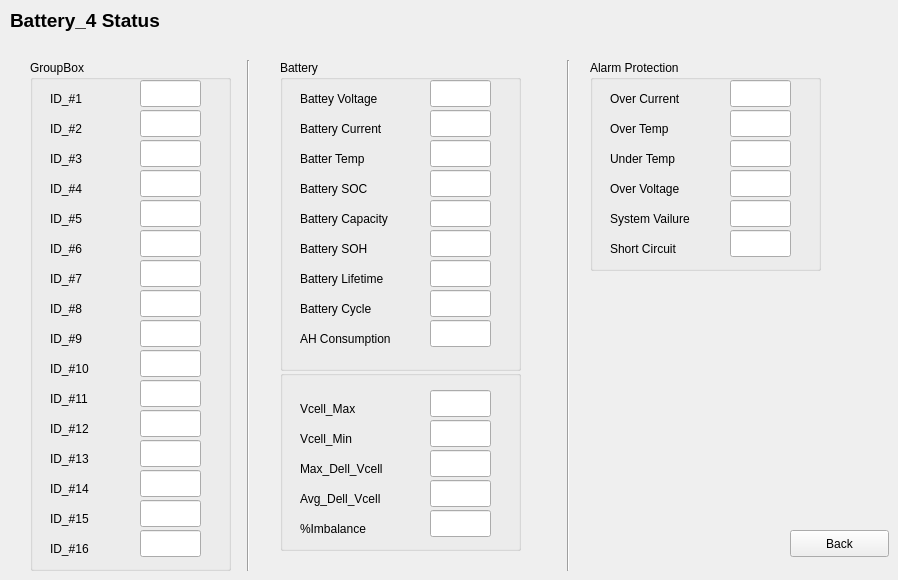
    <widget class="QWidget" name="page_5">
     <widget class="QPushButton" name="pushButton_5">
      <property name="geometry">
       <rect>
        <x>790</x>
        <y>530</y>
        <width>99</width>
        <height>27</height>
       </rect>
      </property>
      <property name="text">
       <string>Back</string>
      </property>
     </widget>
     <widget class="QLabel" name="label_164">
      <property name="geometry">
       <rect>
        <x>10</x>
        <y>10</y>
        <width>161</width>
        <height>21</height>
       </rect>
      </property>
      <property name="font">
       <font>
        <pointsize>14</pointsize>
        <weight>75</weight>
        <bold>true</bold>
       </font>
      </property>
      <property name="text">
       <string>Battery_4 Status</string>
      </property>
     </widget>
     <widget class="Line" name="line_8">
      <property name="geometry">
       <rect>
        <x>560</x>
        <y>60</y>
        <width>16</width>
        <height>511</height>
       </rect>
      </property>
      <property name="orientation">
       <enum>Qt::Vertical</enum>
      </property>
     </widget>
     <widget class="QGroupBox" name="groupBox_22">
      <property name="geometry">
       <rect>
        <x>280</x>
        <y>370</y>
        <width>241</width>
        <height>181</height>
       </rect>
      </property>
      <property name="title">
       <string/>
      </property>
      <widget class="QLabel" name="label_165">
       <property name="geometry">
        <rect>
         <x>20</x>
         <y>30</y>
         <width>121</width>
         <height>17</height>
        </rect>
       </property>
       <property name="text">
        <string>Vcell_Max</string>
       </property>
      </widget>
      <widget class="QLabel" name="label_166">
       <property name="geometry">
        <rect>
         <x>20</x>
         <y>60</y>
         <width>101</width>
         <height>17</height>
        </rect>
       </property>
       <property name="text">
        <string>Vcell_Min</string>
       </property>
      </widget>
      <widget class="QLabel" name="label_167">
       <property name="geometry">
        <rect>
         <x>20</x>
         <y>90</y>
         <width>111</width>
         <height>17</height>
        </rect>
       </property>
       <property name="text">
        <string>Max_Dell_Vcell</string>
       </property>
      </widget>
      <widget class="QLabel" name="label_168">
       <property name="geometry">
        <rect>
         <x>20</x>
         <y>120</y>
         <width>111</width>
         <height>17</height>
        </rect>
       </property>
       <property name="text">
        <string>Avg_Dell_Vcell</string>
       </property>
      </widget>
      <widget class="QLabel" name="label_169">
       <property name="geometry">
        <rect>
         <x>20</x>
         <y>150</y>
         <width>121</width>
         <height>17</height>
        </rect>
       </property>
       <property name="text">
        <string>%Imbalance</string>
       </property>
      </widget>
      <widget class="QLineEdit" name="lineEdit_145">
       <property name="geometry">
        <rect>
         <x>150</x>
         <y>20</y>
         <width>61</width>
         <height>27</height>
        </rect>
       </property>
      </widget>
      <widget class="QLineEdit" name="lineEdit_146">
       <property name="geometry">
        <rect>
         <x>150</x>
         <y>50</y>
         <width>61</width>
         <height>27</height>
        </rect>
       </property>
      </widget>
      <widget class="QLineEdit" name="lineEdit_147">
       <property name="geometry">
        <rect>
         <x>150</x>
         <y>80</y>
         <width>61</width>
         <height>27</height>
        </rect>
       </property>
      </widget>
      <widget class="QLineEdit" name="lineEdit_148">
       <property name="geometry">
        <rect>
         <x>150</x>
         <y>110</y>
         <width>61</width>
         <height>27</height>
        </rect>
       </property>
      </widget>
      <widget class="QLineEdit" name="lineEdit_149">
       <property name="geometry">
        <rect>
         <x>150</x>
         <y>140</y>
         <width>61</width>
         <height>27</height>
        </rect>
       </property>
      </widget>
     </widget>
     <widget class="QGroupBox" name="groupBox_23">
      <property name="geometry">
       <rect>
        <x>30</x>
        <y>60</y>
        <width>201</width>
        <height>511</height>
       </rect>
      </property>
      <property name="title">
       <string>GroupBox</string>
      </property>
      <widget class="QLabel" name="label_170">
       <property name="geometry">
        <rect>
         <x>20</x>
         <y>30</y>
         <width>121</width>
         <height>17</height>
        </rect>
       </property>
       <property name="text">
        <string>ID_#1</string>
       </property>
      </widget>
      <widget class="QLabel" name="label_171">
       <property name="geometry">
        <rect>
         <x>20</x>
         <y>60</y>
         <width>101</width>
         <height>17</height>
        </rect>
       </property>
       <property name="text">
        <string>ID_#2</string>
       </property>
      </widget>
      <widget class="QLabel" name="label_172">
       <property name="geometry">
        <rect>
         <x>20</x>
         <y>90</y>
         <width>111</width>
         <height>17</height>
        </rect>
       </property>
       <property name="text">
        <string>ID_#3</string>
       </property>
      </widget>
      <widget class="QLabel" name="label_173">
       <property name="geometry">
        <rect>
         <x>20</x>
         <y>120</y>
         <width>111</width>
         <height>17</height>
        </rect>
       </property>
       <property name="text">
        <string>ID_#4</string>
       </property>
      </widget>
      <widget class="QLabel" name="label_174">
       <property name="geometry">
        <rect>
         <x>20</x>
         <y>150</y>
         <width>121</width>
         <height>17</height>
        </rect>
       </property>
       <property name="text">
        <string>ID_#5</string>
       </property>
      </widget>
      <widget class="QLineEdit" name="lineEdit_150">
       <property name="geometry">
        <rect>
         <x>110</x>
         <y>20</y>
         <width>61</width>
         <height>27</height>
        </rect>
       </property>
      </widget>
      <widget class="QLineEdit" name="lineEdit_151">
       <property name="geometry">
        <rect>
         <x>110</x>
         <y>50</y>
         <width>61</width>
         <height>27</height>
        </rect>
       </property>
      </widget>
      <widget class="QLineEdit" name="lineEdit_152">
       <property name="geometry">
        <rect>
         <x>110</x>
         <y>80</y>
         <width>61</width>
         <height>27</height>
        </rect>
       </property>
      </widget>
      <widget class="QLineEdit" name="lineEdit_153">
       <property name="geometry">
        <rect>
         <x>110</x>
         <y>110</y>
         <width>61</width>
         <height>27</height>
        </rect>
       </property>
      </widget>
      <widget class="QLineEdit" name="lineEdit_154">
       <property name="geometry">
        <rect>
         <x>110</x>
         <y>140</y>
         <width>61</width>
         <height>27</height>
        </rect>
       </property>
      </widget>
      <widget class="QLabel" name="label_175">
       <property name="geometry">
        <rect>
         <x>20</x>
         <y>180</y>
         <width>121</width>
         <height>17</height>
        </rect>
       </property>
       <property name="text">
        <string>ID_#6</string>
       </property>
      </widget>
      <widget class="QLabel" name="label_176">
       <property name="geometry">
        <rect>
         <x>20</x>
         <y>210</y>
         <width>121</width>
         <height>17</height>
        </rect>
       </property>
       <property name="text">
        <string>ID_#7</string>
       </property>
      </widget>
      <widget class="QLabel" name="label_177">
       <property name="geometry">
        <rect>
         <x>20</x>
         <y>240</y>
         <width>121</width>
         <height>17</height>
        </rect>
       </property>
       <property name="text">
        <string>ID_#8</string>
       </property>
      </widget>
      <widget class="QLabel" name="label_178">
       <property name="geometry">
        <rect>
         <x>20</x>
         <y>270</y>
         <width>121</width>
         <height>17</height>
        </rect>
       </property>
       <property name="text">
        <string>ID_#9</string>
       </property>
      </widget>
      <widget class="QLabel" name="label_179">
       <property name="geometry">
        <rect>
         <x>20</x>
         <y>300</y>
         <width>121</width>
         <height>17</height>
        </rect>
       </property>
       <property name="text">
        <string>ID_#10</string>
       </property>
      </widget>
      <widget class="QLabel" name="label_180">
       <property name="geometry">
        <rect>
         <x>20</x>
         <y>330</y>
         <width>121</width>
         <height>17</height>
        </rect>
       </property>
       <property name="text">
        <string>ID_#11</string>
       </property>
      </widget>
      <widget class="QLabel" name="label_181">
       <property name="geometry">
        <rect>
         <x>20</x>
         <y>390</y>
         <width>121</width>
         <height>17</height>
        </rect>
       </property>
       <property name="text">
        <string>ID_#13</string>
       </property>
      </widget>
      <widget class="QLabel" name="label_182">
       <property name="geometry">
        <rect>
         <x>20</x>
         <y>360</y>
         <width>121</width>
         <height>17</height>
        </rect>
       </property>
       <property name="text">
        <string>ID_#12</string>
       </property>
      </widget>
      <widget class="QLabel" name="label_183">
       <property name="geometry">
        <rect>
         <x>20</x>
         <y>420</y>
         <width>121</width>
         <height>17</height>
        </rect>
       </property>
       <property name="text">
        <string>ID_#14</string>
       </property>
      </widget>
      <widget class="QLabel" name="label_184">
       <property name="geometry">
        <rect>
         <x>20</x>
         <y>450</y>
         <width>121</width>
         <height>17</height>
        </rect>
       </property>
       <property name="text">
        <string>ID_#15</string>
       </property>
      </widget>
      <widget class="QLabel" name="label_185">
       <property name="geometry">
        <rect>
         <x>20</x>
         <y>480</y>
         <width>121</width>
         <height>17</height>
        </rect>
       </property>
       <property name="text">
        <string>ID_#16</string>
       </property>
      </widget>
      <widget class="QLineEdit" name="lineEdit_155">
       <property name="geometry">
        <rect>
         <x>110</x>
         <y>290</y>
         <width>61</width>
         <height>27</height>
        </rect>
       </property>
      </widget>
      <widget class="QLineEdit" name="lineEdit_156">
       <property name="geometry">
        <rect>
         <x>110</x>
         <y>230</y>
         <width>61</width>
         <height>27</height>
        </rect>
       </property>
      </widget>
      <widget class="QLineEdit" name="lineEdit_157">
       <property name="geometry">
        <rect>
         <x>110</x>
         <y>260</y>
         <width>61</width>
         <height>27</height>
        </rect>
       </property>
      </widget>
      <widget class="QLineEdit" name="lineEdit_158">
       <property name="geometry">
        <rect>
         <x>110</x>
         <y>170</y>
         <width>61</width>
         <height>27</height>
        </rect>
       </property>
      </widget>
      <widget class="QLineEdit" name="lineEdit_159">
       <property name="geometry">
        <rect>
         <x>110</x>
         <y>200</y>
         <width>61</width>
         <height>27</height>
        </rect>
       </property>
      </widget>
      <widget class="QLineEdit" name="lineEdit_160">
       <property name="geometry">
        <rect>
         <x>110</x>
         <y>440</y>
         <width>61</width>
         <height>27</height>
        </rect>
       </property>
      </widget>
      <widget class="QLineEdit" name="lineEdit_161">
       <property name="geometry">
        <rect>
         <x>110</x>
         <y>380</y>
         <width>61</width>
         <height>27</height>
        </rect>
       </property>
      </widget>
      <widget class="QLineEdit" name="lineEdit_162">
       <property name="geometry">
        <rect>
         <x>110</x>
         <y>410</y>
         <width>61</width>
         <height>27</height>
        </rect>
       </property>
      </widget>
      <widget class="QLineEdit" name="lineEdit_163">
       <property name="geometry">
        <rect>
         <x>110</x>
         <y>320</y>
         <width>61</width>
         <height>27</height>
        </rect>
       </property>
      </widget>
      <widget class="QLineEdit" name="lineEdit_164">
       <property name="geometry">
        <rect>
         <x>110</x>
         <y>350</y>
         <width>61</width>
         <height>27</height>
        </rect>
       </property>
      </widget>
      <widget class="QLineEdit" name="lineEdit_165">
       <property name="geometry">
        <rect>
         <x>110</x>
         <y>470</y>
         <width>61</width>
         <height>27</height>
        </rect>
       </property>
      </widget>
     </widget>
     <widget class="QGroupBox" name="groupBox_24">
      <property name="geometry">
       <rect>
        <x>590</x>
        <y>60</y>
        <width>231</width>
        <height>211</height>
       </rect>
      </property>
      <property name="title">
       <string>Alarm Protection</string>
      </property>
      <widget class="QLabel" name="label_186">
       <property name="geometry">
        <rect>
         <x>20</x>
         <y>30</y>
         <width>121</width>
         <height>17</height>
        </rect>
       </property>
       <property name="text">
        <string>Over Current</string>
       </property>
      </widget>
      <widget class="QLabel" name="label_187">
       <property name="geometry">
        <rect>
         <x>20</x>
         <y>60</y>
         <width>101</width>
         <height>17</height>
        </rect>
       </property>
       <property name="text">
        <string>Over Temp</string>
       </property>
      </widget>
      <widget class="QLabel" name="label_188">
       <property name="geometry">
        <rect>
         <x>20</x>
         <y>90</y>
         <width>111</width>
         <height>17</height>
        </rect>
       </property>
       <property name="text">
        <string>Under Temp</string>
       </property>
      </widget>
      <widget class="QLabel" name="label_189">
       <property name="geometry">
        <rect>
         <x>20</x>
         <y>120</y>
         <width>111</width>
         <height>17</height>
        </rect>
       </property>
       <property name="text">
        <string>Over Voltage</string>
       </property>
      </widget>
      <widget class="QLabel" name="label_190">
       <property name="geometry">
        <rect>
         <x>20</x>
         <y>150</y>
         <width>121</width>
         <height>17</height>
        </rect>
       </property>
       <property name="text">
        <string>System Vailure</string>
       </property>
      </widget>
      <widget class="QLabel" name="label_191">
       <property name="geometry">
        <rect>
         <x>20</x>
         <y>180</y>
         <width>121</width>
         <height>17</height>
        </rect>
       </property>
       <property name="text">
        <string>Short Circuit</string>
       </property>
      </widget>
      <widget class="QLineEdit" name="lineEdit_166">
       <property name="geometry">
        <rect>
         <x>140</x>
         <y>20</y>
         <width>61</width>
         <height>27</height>
        </rect>
       </property>
      </widget>
      <widget class="QLineEdit" name="lineEdit_167">
       <property name="geometry">
        <rect>
         <x>140</x>
         <y>50</y>
         <width>61</width>
         <height>27</height>
        </rect>
       </property>
      </widget>
      <widget class="QLineEdit" name="lineEdit_168">
       <property name="geometry">
        <rect>
         <x>140</x>
         <y>80</y>
         <width>61</width>
         <height>27</height>
        </rect>
       </property>
      </widget>
      <widget class="QLineEdit" name="lineEdit_169">
       <property name="geometry">
        <rect>
         <x>140</x>
         <y>110</y>
         <width>61</width>
         <height>27</height>
        </rect>
       </property>
      </widget>
      <widget class="QLineEdit" name="lineEdit_170">
       <property name="geometry">
        <rect>
         <x>140</x>
         <y>140</y>
         <width>61</width>
         <height>27</height>
        </rect>
       </property>
      </widget>
      <widget class="QLineEdit" name="lineEdit_171">
       <property name="geometry">
        <rect>
         <x>140</x>
         <y>170</y>
         <width>61</width>
         <height>27</height>
        </rect>
       </property>
      </widget>
     </widget>
     <widget class="QGroupBox" name="groupBox_25">
      <property name="geometry">
       <rect>
        <x>280</x>
        <y>60</y>
        <width>241</width>
        <height>311</height>
       </rect>
      </property>
      <property name="title">
       <string>Battery</string>
      </property>
      <widget class="QLabel" name="label_192">
       <property name="geometry">
        <rect>
         <x>20</x>
         <y>30</y>
         <width>121</width>
         <height>17</height>
        </rect>
       </property>
       <property name="text">
        <string>Battey Voltage</string>
       </property>
      </widget>
      <widget class="QLabel" name="label_193">
       <property name="geometry">
        <rect>
         <x>20</x>
         <y>60</y>
         <width>141</width>
         <height>17</height>
        </rect>
       </property>
       <property name="text">
        <string>Battery Current</string>
       </property>
      </widget>
      <widget class="QLabel" name="label_194">
       <property name="geometry">
        <rect>
         <x>20</x>
         <y>90</y>
         <width>111</width>
         <height>17</height>
        </rect>
       </property>
       <property name="text">
        <string>Batter Temp</string>
       </property>
      </widget>
      <widget class="QLabel" name="label_195">
       <property name="geometry">
        <rect>
         <x>20</x>
         <y>120</y>
         <width>111</width>
         <height>17</height>
        </rect>
       </property>
       <property name="text">
        <string>Battery SOC</string>
       </property>
      </widget>
      <widget class="QLabel" name="label_196">
       <property name="geometry">
        <rect>
         <x>20</x>
         <y>150</y>
         <width>141</width>
         <height>17</height>
        </rect>
       </property>
       <property name="text">
        <string>Battery Capacity</string>
       </property>
      </widget>
      <widget class="QLabel" name="label_197">
       <property name="geometry">
        <rect>
         <x>20</x>
         <y>180</y>
         <width>141</width>
         <height>17</height>
        </rect>
       </property>
       <property name="text">
        <string>Battery SOH</string>
       </property>
      </widget>
      <widget class="QLabel" name="label_198">
       <property name="geometry">
        <rect>
         <x>20</x>
         <y>210</y>
         <width>141</width>
         <height>17</height>
        </rect>
       </property>
       <property name="text">
        <string>Battery Lifetime</string>
       </property>
      </widget>
      <widget class="QLabel" name="label_199">
       <property name="geometry">
        <rect>
         <x>20</x>
         <y>240</y>
         <width>141</width>
         <height>17</height>
        </rect>
       </property>
       <property name="text">
        <string>Battery Cycle</string>
       </property>
      </widget>
      <widget class="QLabel" name="label_200">
       <property name="geometry">
        <rect>
         <x>20</x>
         <y>270</y>
         <width>141</width>
         <height>17</height>
        </rect>
       </property>
       <property name="text">
        <string>AH Consumption</string>
       </property>
      </widget>
      <widget class="QLineEdit" name="lineEdit_172">
       <property name="geometry">
        <rect>
         <x>150</x>
         <y>20</y>
         <width>61</width>
         <height>27</height>
        </rect>
       </property>
      </widget>
      <widget class="QLineEdit" name="lineEdit_173">
       <property name="geometry">
        <rect>
         <x>150</x>
         <y>50</y>
         <width>61</width>
         <height>27</height>
        </rect>
       </property>
      </widget>
      <widget class="QLineEdit" name="lineEdit_174">
       <property name="geometry">
        <rect>
         <x>150</x>
         <y>80</y>
         <width>61</width>
         <height>27</height>
        </rect>
       </property>
      </widget>
      <widget class="QLineEdit" name="lineEdit_175">
       <property name="geometry">
        <rect>
         <x>150</x>
         <y>110</y>
         <width>61</width>
         <height>27</height>
        </rect>
       </property>
      </widget>
      <widget class="QLineEdit" name="lineEdit_176">
       <property name="geometry">
        <rect>
         <x>150</x>
         <y>140</y>
         <width>61</width>
         <height>27</height>
        </rect>
       </property>
      </widget>
      <widget class="QLineEdit" name="lineEdit_177">
       <property name="geometry">
        <rect>
         <x>150</x>
         <y>170</y>
         <width>61</width>
         <height>27</height>
        </rect>
       </property>
      </widget>
      <widget class="QLineEdit" name="lineEdit_178">
       <property name="geometry">
        <rect>
         <x>150</x>
         <y>200</y>
         <width>61</width>
         <height>27</height>
        </rect>
       </property>
      </widget>
      <widget class="QLineEdit" name="lineEdit_179">
       <property name="geometry">
        <rect>
         <x>150</x>
         <y>230</y>
         <width>61</width>
         <height>27</height>
        </rect>
       </property>
      </widget>
      <widget class="QLineEdit" name="lineEdit_180">
       <property name="geometry">
        <rect>
         <x>150</x>
         <y>260</y>
         <width>61</width>
         <height>27</height>
        </rect>
       </property>
      </widget>
     </widget>
     <widget class="Line" name="line_9">
      <property name="geometry">
       <rect>
        <x>240</x>
        <y>60</y>
        <width>16</width>
        <height>511</height>
       </rect>
      </property>
      <property name="orientation">
       <enum>Qt::Vertical</enum>
      </property>
     </widget>
    </widget>
